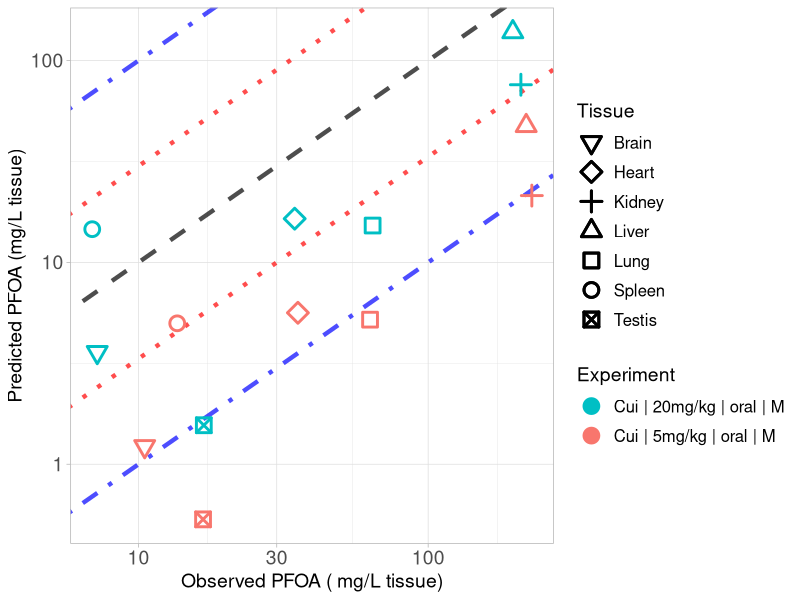

Generate this figure with R:
library(ggplot2)

#setwd("C:/Users/ptsir/Documents/GitHub/PFAS_PBK_models/PFOA inhalation Rat/Validation/Validation_results")
setwd("C:/Users/dpjio/Documents/GitHub/PFAS_PBK_models/PFOA inhalation Rat/Validation/Results of Scenarios Validation/Scenario_4")

# Load Results 
Cui_results <- read.csv("Cui_2008_results.csv", header = T)
Cui_low <- Cui_results[Cui_results$Dose == 5, ]
Cui_low$Experiment <- "Cui | 5mg/kg | oral | M"
Cui_high <- Cui_results[Cui_results$Dose == 20, ]
Cui_high$Experiment <- "Cui | 20mg/kg | oral | M"
# 
Tissue_markers <-  c(0:10,14)
names(Tissue_markers) <- c( "Lung",   "Spleen",  "Liver",   "Kidney", "Plasma", "Heart",
                            "Brain","Testis", "Stomach", "Intestines", "Carcass")

Experiment <- scales::hue_pal()(2)

names(Experiment) <- unique(c(Cui_low$Experiment, Cui_high$Experiment))



scatter_plot <- ggplot()+
  geom_abline(intercept = log10(1), slope = 1, linetype = "dashed", color = "black", linewidth = 1.5, alpha = 0.7) +  # Identity line in log10 scale
  geom_abline(intercept = log10(3), slope = 1, linetype = "dotted", color = "red", linewidth = 1.5, alpha = 0.7) +  # +3-fold error line
  geom_abline(intercept = log10(1/3), slope = 1, linetype = "dotted", color = "red", linewidth = 1.5, alpha = 0.7) +  # -3-fold error line
  geom_abline(intercept = log10(10), slope = 1, linetype = "dotdash", color = "blue", linewidth = 1.5, alpha = 0.7) +  # +10-fold error line
  geom_abline(intercept = log10(1/10), slope = 1, linetype = "dotdash", color = "blue", linewidth = 1.5, alpha = 0.7) +  # -10-fold error line
  geom_point(data = Cui_low, aes(x=Observed, y=Predicted, color = Experiment, shape = Tissue), size=4, stroke = 1.5)+
  geom_point(data = Cui_high, aes(x=Observed, y=Predicted, color = Experiment, shape = Tissue), size=4, stroke = 1.5)+
  scale_y_log10()+
  scale_x_log10()+
  scale_color_manual(values = Experiment)+
  theme(legend.spacing.y = unit(1, 'cm')) +
  guides(fill = guide_legend(byrow = TRUE))+
  scale_shape_manual(values = Tissue_markers)+
  theme_light()+
  labs(y = "Predicted PFOA (mg/L tissue)",
       x = "Observed PFOA ( mg/L tissue)")+
  theme(plot.title = element_text(hjust = 0.5),
        legend.key.size = unit(0.75, 'cm'),  
        legend.title = element_text(size=14),
        legend.text = element_text(size=12,  hjust = 0),
        axis.text = element_text(size = 14),
        axis.title = element_text(size = 14),
        )

#print(scatter_plot)

ggsave("validation_plot_PFOA_tissues.png", scatter_plot, width = 11, height = 7, units = "in", dpi = 300)
